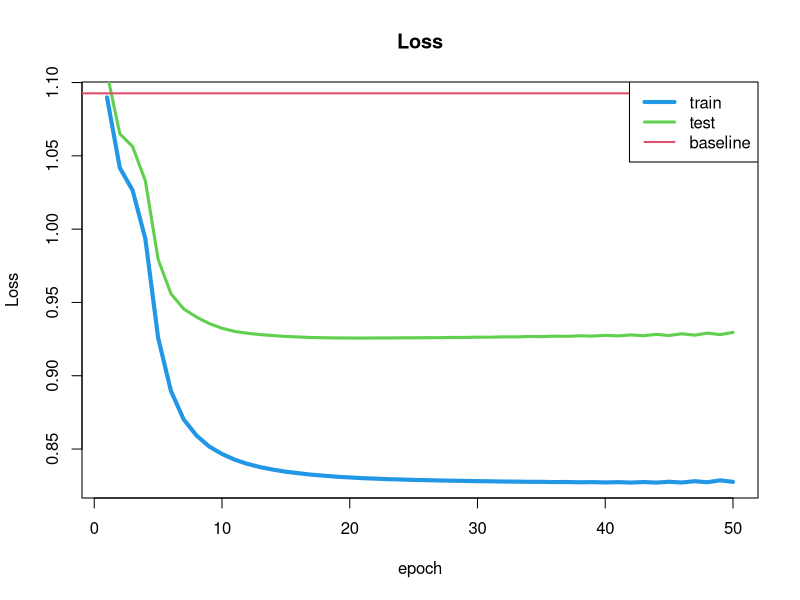

Write R code to recreate this figure.
#参数设置
rm(list=ls())
epsilon=50 # Learning rate 学习率
lambda  = 0.1#Regularization parameter正则化参数 
momentum=0.7#动量优化参数
epoch=1#初始化epoch
maxepoch=50#总训练次数
err_train=rep(0,maxepoch)
err_valid=rep(0,maxepoch)
err_random=rep(0,maxepoch)


#导入数据
data=read.csv("ratings100k.csv", header = FALSE)


rating=data[,3]
movie=data[,2]
user=data[,1]
#hist(rating)
data_num=length(rating)
movie_num= max(movie)#电影数量1682
user_num=max(user)#用户数量943
#打乱数据集
#rr=sample(1:data_num,data_num)
#data= data[rr,]


train_num=(data_num*9)%/%10;
train_vec=data[1:train_num,];#训练集
probe_vec=data[train_num:data_num,];#测试集
mean_rating = mean(train_vec[,3])#平均评级

pairs_tr = length((train_vec[,3]))#training data 训练集长度
pairs_pr = length((probe_vec[,3]))#validation data 验证集长度

numbatches= 9 #Number of batches  每次训练9个数据
num_m = movie_num  # Number of movies 电影数量
num_p = user_num  #Number of users 用户数量
num_feat = 3 #Rank 10 decomposition 隐因子数量
#初始化
w1_M1     = 0.1*matrix(runif(num_m*num_feat),nrow = num_m , ncol = num_feat ,byrow =T) # Movie feature vectors 生成用户物品特征矩阵d=10
w1_P1     = 0.1*matrix(runif(num_p*num_feat),nrow = num_p , ncol = num_feat ,byrow =T) # User feature vecators
w1_M1_inc = matrix(rep(0,num_m*num_feat),nrow = num_m , ncol = num_feat ,byrow =T)#生成同shape的全零矩阵
w1_P1_inc = matrix(rep(0,num_p*num_feat),nrow = num_p , ncol = num_feat ,byrow =T)


for(epoch in epoch:maxepoch){
  
  #采用mini batch的方法，每次训练10000个样本
  for(batch in 1:numbatches){
    
    #print(c('epoch',epoch,'batch',batch))
    
    N=10000 #number training triplets per batch 每次训练三元组的数量
    
    aa_p= train_vec[((batch-1)*N+1):(batch*N),1]#读取用户列每次读取一万个
    aa_m= train_vec[((batch-1)*N+1):(batch*N),2]#读取电影列
    rating = train_vec[((batch-1)*N+1):(batch*N),3]#读取评级列
    rating = rating-mean_rating; #Default prediction is the mean rating. 
    
    # Compute Predictions %%%%%%%%%%%%%%%%%
    pred_out= apply(w1_M1[aa_m,]*w1_P1[aa_p,],1,sum)#每一行进行求和,.*为对应元素相乘 10k*1，用隐特征矩阵相乘得到1w个预测评级
    f=sum((pred_out - rating)^2 )
    #求出损失函数
    #其实之所以这样计算是为了降低计算量，如果每一次都uv相乘，计算量太大
    #Compute Gradients %%%%%%%%%%%%%%%%%%%迭代 
    IO =cbind(2*(pred_out - rating),2*(pred_out - rating),2*(pred_out - rating))
    #IO = repmat(2*(pred_out - rating),1,num_feat)
    #将损失矩阵的二倍，复制10列
    Ix_m=IO*w1_P1[aa_p,] #损失*U-lambda*V 就是更新规则
    Ix_p=IO*w1_M1[aa_m,] #损失*V-lambda*U
    #还是不太懂他为啥能batch后这么计算 而且矩阵形式本来就更复杂
    dw1_M1 = matrix(rep(0,num_m*num_feat),nrow = num_m , ncol = num_feat ,byrow =T)
    #生成全零movie特征矩阵
    dw1_P1 = matrix(rep(0,num_p*num_feat),nrow = num_p , ncol = num_feat ,byrow =T)#生成全零用户特征矩阵
    
    for(ii in 1:N){#迭代一万次 每一行一行来 得到更新矩阵
      dw1_M1[aa_m[ii],]=  dw1_M1[aa_m[ii],] +  Ix_m[ii,]
      dw1_P1[aa_p[ii],]=  dw1_P1[aa_p[ii],] +  Ix_p[ii,]
    }
    
    # Update movie and user features %%%%%%%%%%%
    #真正开始更新 新的矩阵=过去矩阵+学习率*导数
    #全零特征矩阵=上次的得到的矩阵*动量+学习率*导数/1w
    w1_M1_inc = momentum*w1_M1_inc + epsilon*dw1_M1/N
    w1_M1 =  w1_M1 - w1_M1_inc#原矩阵-负导数*学习率
    w1_P1_inc = momentum*w1_P1_inc + epsilon*dw1_P1/N
    w1_P1 =  w1_P1 - w1_P1_inc
    
    
  }
  
 
  #此时所有(9轮)batch结束 
  #现在已经得到了此轮epoch后的一组U和V
  
  # Compute Predictions after Paramete Updates %%%%%%%%%%%%%%%%%
  pred_out= apply(w1_M1[aa_m,]*w1_P1[aa_p,],1,sum)
  #其实就是U*V 但为什么只预测最后1w个？
  f_s=sum((pred_out - rating)^2 )  
  
  err_train[epoch] = sqrt(f_s/N)
  
  #计算平均loss的root（除了1w） 可能因为计算量吧，只计算了最后1w个loss 
  #Compute predictions on the validation set %%%%%%%%%%%%%%%%%%%%%% 
  NN=pairs_pr#验证集长度
  
  aa_p = probe_vec[,1]#读取验证集的user、movie、rating
  aa_m = probe_vec[,2]
  rating = probe_vec[,3]
  
  
  pred_out =apply(w1_M1[aa_m,]*w1_P1[aa_p,],1,sum) + mean_rating#预测结果加上mean才行
  pred_out[pred_out>5]=5
  pred_out[pred_out<1]=1
  #使得预测结果超过评分区间的值依旧掉在区间内
  
  err_valid[epoch]= sqrt(sum((pred_out- rating)^2)/NN)
  print(paste('epoch',epoch,'Train RMSE',signif(err_train[epoch], 4),'Test RMSE',signif(err_valid[epoch], 4)))
  ################################输出到屏幕
  
 # err_random[epoch]=sqrt(sum((runif(10001,1,5) - rating)^2)/NN)
  
}

err_random=sqrt(sum((runif(10001,1,5) - rating)^2)/NN)-0.6

plot(err_train,type="l",col=4,lwd=4,main="Loss",xlab="epoch",ylab="Loss")
lines(err_valid,type="l",col=3,lwd=3)
#lines(err_random-1,type="l",col=2,lwd=2)
abline(h=err_random,col=2,lwd=2)
legend("topright",c("train","test","baseline"),lty=1,col=c(4,3,2),lwd=c(4,3,2))



